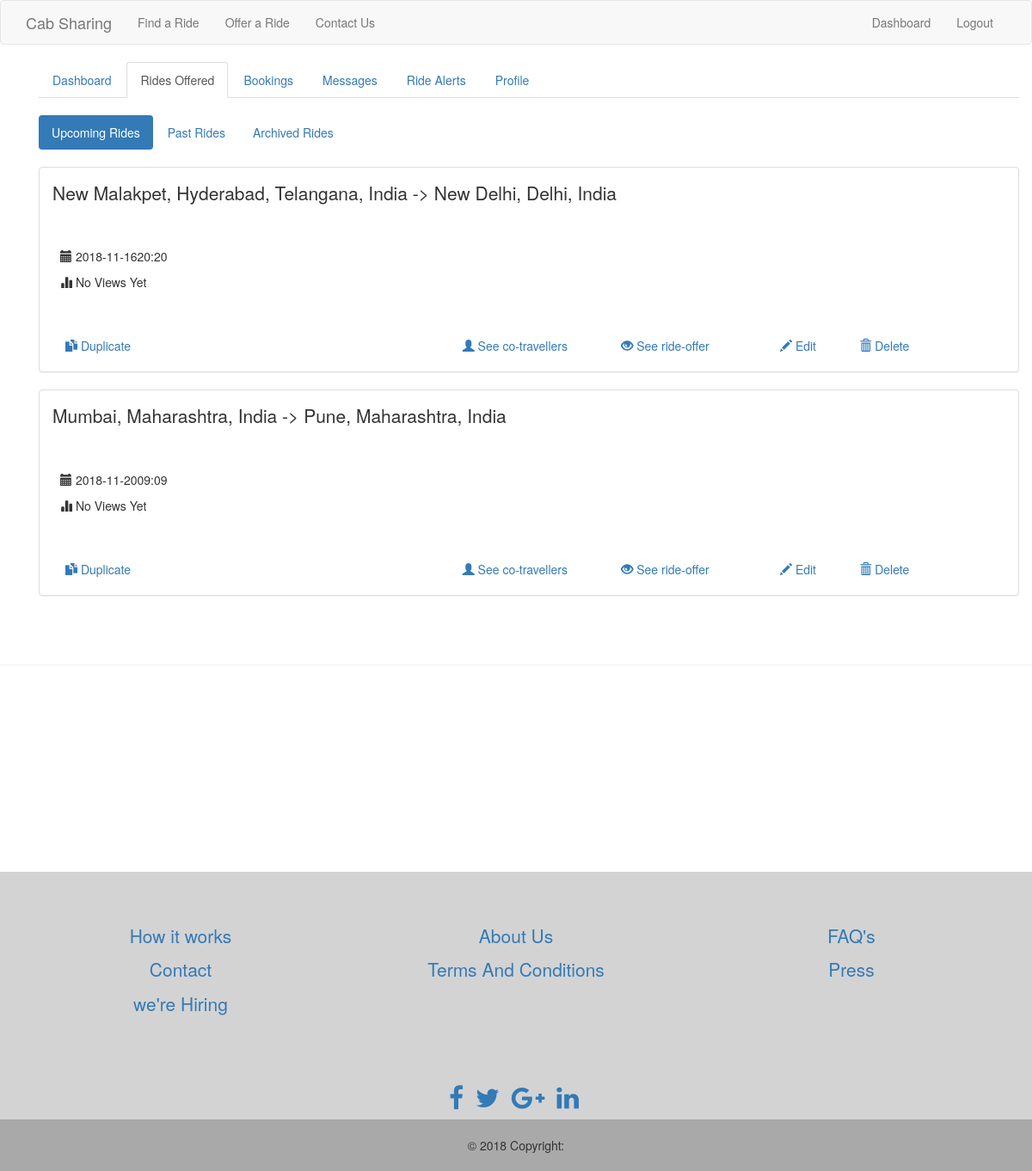
The app's page /rides (signed in) with its own data.
### tables this page shows
CREATE TABLE "rides_offered" (
	`rideId`	INTEGER PRIMARY KEY AUTOINCREMENT,
	`userName`	text NOT NULL,
	`source`	text NOT NULL,
	`destination`	text NOT NULL,
	`lat1`	text NOT NULL,
	`long1`	text NOT NULL,
	`lat2`	text NOT NULL,
	`long2`	text NOT NULL,
	`offeredDate`	text NOT NULL,
	`offeredTime`	text NOT NULL,
	`offeredPrice`	int NOT NULL,
	`offeredSeats`	NUMERIC NOT NULL,
	`details`	text,
	`valid`	INTEGER NOT NULL
);

### app.py (the view)
@app.route('/rides')
def rides():
    con = sqlite3.connect("CabSharing.db")
    cur = con.cursor()
    result = []
    username = session['username']
    cur.execute("select * from rides_offered where username = ?",[username])
    result = cur.fetchall()
    count = len(result)
    return render_template('rides.html' , result = result , count = count)

### templates/rides.html (shortened to what this page needs)
{% extends 'layout.html' %}
{% block body %}
<div class=" container ">
      <ul class="nav nav-tabs">
        <li ><a href="dashboard">Dashboard</a></li>
        <li class= "active"><a href="rides">Rides Offered</a></li>
        <li ><a href="bookings">Bookings</a></li>
        <li ><a href="messages">Messages</a></li>
        <li ><a href="#">Ride Alerts</a></li>
        <li ><a href="#">Profile</a></li>
      </ul>
      <br>
</div>
<div class="container text-center">
    <div  class="tab-pane fade in active">
      <ul class="nav nav-pills">
        <li class="active"><a data-toggle="pill" href="#upcoming-rides">Upcoming Rides</a></li>
        <li><a data-toggle="pill" href="#past-rides">Past Rides</a></li>
        <li><a data-toggle="pill" href="#archived-rides">Archived Rides</a></li>
      </ul>
		<div class="tab-content">
			<div  id="upcoming-rides" class="tab-pane fade in active text-left">
			      <br>
			    <div id="upcoming-ride-data">
            {% if count > 0 %}
              {% for i in range(count) %}
              <div class="row">
                <div class="col-sm-12">
                  <div class="panel panel-default text-left">
                    <div class="panel-body"><strong class="lead"> {{result[i][2]}} -> {{result[i][3]}} </strong>
                    </div>
                  <div class="well-lg">
                    <p>
                    <p><span class="glyphicon glyphicon-calendar"></span> {{result[i][8]}}{{result[i][9]}}</p>
                    <p><span class="glyphicon glyphicon-stats"></span> No Views Yet<br><br></p>
                   </p>
                 </div>
                 <div class="container-fluid" >
                    <a href="" class="col-sm-5" ><span class="glyphicon glyphicon-duplicate"></span> Duplicate </a>
                    <a href="" class="col-sm-2" ><span class="glyphicon glyphicon-user"></span> See co-travellers </a>
                    <a href="rides_found/{{result[i][0]}}/{{result[i][1]}}" class="col-sm-2" >
                      <span class="glyphicon glyphicon-eye-open"></span> See ride-offer </a>
                    <a href="" class="col-sm-1" ><span class="glyphicon glyphicon-pencil"></span> Edit </a>
                    <a href="" class="col-sm-1" ><span class="glyphicon glyphicon-trash"></span> Delete </a>
                    <br><br>
                 </div>
                  </div>
                </div>
              </div>
              {% endfor %}
            {% endif %}
			    </div>
   			</div>
		    <br><br>
		</div>
	</div>
</div>
{% endblock %}

### templates/layout.html (shortened to what this page needs)
<!DOCTYPE html>
<html>
  <head>
      <link rel="stylesheet" type="text/css" href="{{ url_for('static',filename='styles/design.css') }}">
      <link rel="stylesheet" type="text/css" href="{{ url_for('static',filename='styles/main.css') }}">
      <link rel="stylesheet" href="https://maxcdn.bootstrapcdn.com/bootstrap/3.3.7/css/bootstrap.min.css">
      <link rel="stylesheet" href="https://cdnjs.cloudflare.com/ajax/libs/font-awesome/4.7.0/css/font-awesome.min.css">
  </head>
  <body>
    {% include 'includes/_navbar.html' %}
    <div class="container">
      {% block body %}{% endblock %}
    </div>
    <div>
    {% include 'includes/_footer.html' %}
    </div>
  </body>
</html>

### templates/includes/_navbar.html (shortened to what this page needs)
<nav class="navbar navbar-default">
      <div class="container">
        <div class="navbar-header">
          <a class="navbar-brand" href="/">Cab Sharing</a>
        </div>
        <div id="navbar" class="collapse navbar-collapse">
          <ul class="nav navbar-nav">
            <li><a href="/findcab">Find a Ride</a></li>
            <li><a href="/offercab">Offer a Ride</a></li>
            <li><a href="/contactus">Contact Us</a></li>
          </ul>
          <ul class="nav navbar-nav navbar-right">
            {% if session.logged_in %}
              <li><a href="/dashboard">Dashboard</a></li>
              <li><a href="/logout">Logout</a></li>
            {% else %}
              <li><a href="/register">Register</a></li>
              <li><a href="/login">Login</a></li>
            {% endif %}
          </ul>
        </div>
      </div>
    </nav>

### templates/includes/_footer.html (shortened to what this page needs)
<hr>
<div class="mine" style="background-color:#D3D3D3; margin-top:20%">
<br><br><br>
    <div class="container text-center" style="color: blue">
      <div class="row" >
        <div class="col-xs-6 col-md-4">
          <ul class="list-unstyled lead" >
            <li>
              <a href="#!">How it works</a>
            </li>
            <li>
              <a href="#!">Contact</a>
            </li>
            <li>
              <a href="#!">we're Hiring</a>
            </li>
          </ul>
        </div>
        <div class="col-xs-6 col-md-4">
          <ul class="list-unstyled lead">
            <li>
              <a href="#!">About Us</a>
            </li>
            <li>
              <a href="#!">Terms And Conditions</a>
            </li>
          </ul>
        </div>
        <div class="col-xs-6 col-md-4 ">
          <ul class="list-unstyled lead">
            <li>
              <a href="#!">FAQ's</a>
            </li>
            <li>
              <a href="#!">Press</a>
            </li>
          </ul>
        </div>
      </div>
    </div>
    <br>
    <br>
    <div >
      <br>
    <ul class="list-unstyled list-inline text-center" >
      <li class="list-inline-item">
        <a class="btn-floating btn-fb mx-1">
          <i class="fa fa-facebook" style="font-size: 30px"> </i>
        </a>
      </li>
      <li class="list-inline-item">
        <a class="btn-floating btn-tw mx-1">
          <i class="fa fa-twitter" style="font-size: 30px"> </i>
        </a>
      </li>
      <li class="list-inline-item">
        <a class="btn-floating btn-gplus mx-1">
          <i class="fa fa-google-plus" style="font-size: 30px"> </i>
        </a>
      </li>
      <li class="list-inline-item">
        <a class="btn-floating btn-li mx-1">
          <i class="fa fa-linkedin" style="font-size: 30px"> </i>
        </a>
      </li>
    </ul>
    </div>
    <div class="footer-copyright text-center py-3" style="background-color: #A9A9A9">
      <br>
      © 2018 Copyright:
      <br>
      <br>
    </div>
  </div>

### static/styles/design.css (style rules this page uses)
html, body { height: 100%; margin: 0; padding: 0; }

### records on screen
rides_offered: source "New Malakpet, Hyderabad, Telangana, India", destination "New Delhi, Delhi, India", offeredDate "2018-11-16", offeredTime "20:20"
rides_offered: source "Mumbai, Maharashtra, India", destination "Pune, Maharashtra, India", offeredDate "2018-11-20", offeredTime "09:09"
